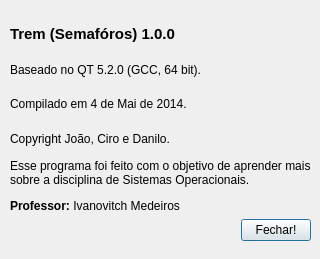
<?xml version="1.0" encoding="UTF-8"?>
<ui version="4.0">
 <class>Sobre</class>
 <widget class="QDialog" name="Sobre">
  <property name="geometry">
   <rect>
    <x>0</x>
    <y>0</y>
    <width>320</width>
    <height>259</height>
   </rect>
  </property>
  <property name="windowTitle">
   <string>Sobre</string>
  </property>
  <property name="sizeGripEnabled">
   <bool>false</bool>
  </property>
  <property name="modal">
   <bool>true</bool>
  </property>
  <widget class="QWidget" name="layoutWidget">
   <property name="geometry">
    <rect>
     <x>10</x>
     <y>20</y>
     <width>301</width>
     <height>221</height>
    </rect>
   </property>
   <layout class="QVBoxLayout" name="verticalLayout">
    <item>
     <widget class="QLabel" name="label">
      <property name="text">
       <string>&lt;html&gt;&lt;head/&gt;&lt;body&gt;&lt;p&gt;&lt;span style=&quot; font-size:11pt; font-weight:600;&quot;&gt;Trem (Semafóros) 1.0.0&lt;/span&gt;&lt;/p&gt;&lt;/body&gt;&lt;/html&gt;</string>
      </property>
     </widget>
    </item>
    <item>
     <widget class="QLabel" name="label_2">
      <property name="text">
       <string>Baseado no QT 5.2.0 (GCC, 64 bit).</string>
      </property>
     </widget>
    </item>
    <item>
     <widget class="QLabel" name="label_3">
      <property name="text">
       <string>Compilado em 4 de Mai de 2014.</string>
      </property>
     </widget>
    </item>
    <item>
     <widget class="QLabel" name="label_4">
      <property name="text">
       <string>Copyright João, Ciro e Danilo.</string>
      </property>
     </widget>
    </item>
    <item>
     <widget class="QLabel" name="label_5">
      <property name="font">
       <font>
        <strikeout>false</strikeout>
       </font>
      </property>
      <property name="text">
       <string>&lt;html&gt;&lt;head/&gt;&lt;body&gt;&lt;p&gt;Esse programa foi feito com o objetivo de aprender mais sobre a disciplina de Sistemas Operacionais. &lt;/p&gt;&lt;p&gt;&lt;span style=&quot; font-weight:600;&quot;&gt;Professor:&lt;/span&gt; Ivanovitch Medeiros&lt;/p&gt;&lt;/body&gt;&lt;/html&gt;</string>
      </property>
      <property name="wordWrap">
       <bool>true</bool>
      </property>
     </widget>
    </item>
    <item alignment="Qt::AlignRight">
     <widget class="QPushButton" name="pushButton">
      <property name="minimumSize">
       <size>
        <width>0</width>
        <height>0</height>
       </size>
      </property>
      <property name="maximumSize">
       <size>
        <width>70</width>
        <height>16777215</height>
       </size>
      </property>
      <property name="text">
       <string>Fechar!</string>
      </property>
     </widget>
    </item>
   </layout>
  </widget>
 </widget>
 <resources/>
 <connections>
  <connection>
   <sender>pushButton</sender>
   <signal>clicked()</signal>
   <receiver>Sobre</receiver>
   <slot>close()</slot>
   <hints>
    <hint type="sourcelabel">
     <x>274</x>
     <y>228</y>
    </hint>
    <hint type="destinationlabel">
     <x>159</x>
     <y>129</y>
    </hint>
   </hints>
  </connection>
 </connections>
</ui>
